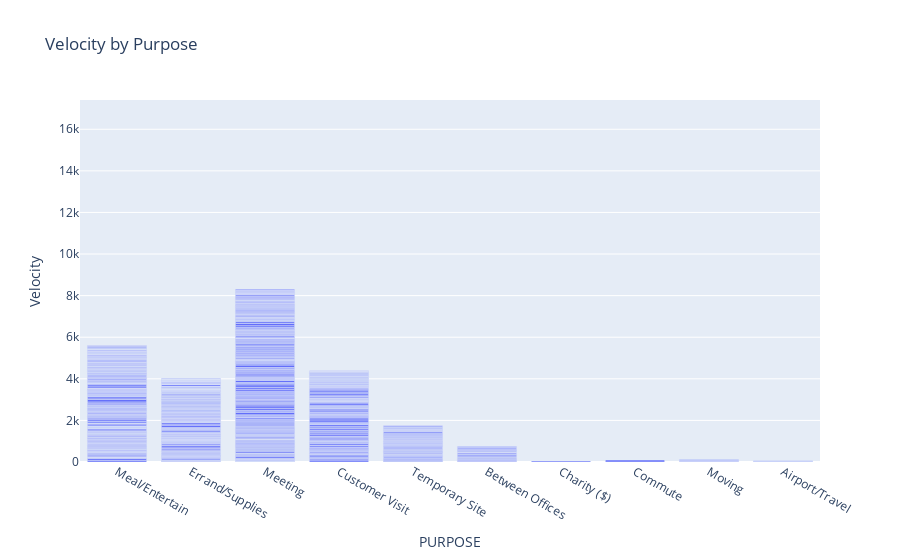

The notebook cell this image was saved under:
### Code cell
# plot the velocity
import plotly.express as px

# Create a bar plot
fig = px.bar(df, x='PURPOSE', y='Velocity', title='Velocity by Purpose')

# Show the plot
fig.show()

### Figure 1 — Plotly figure (JSON) as saved in the notebook; plotly's stock layout.template omitted (floating-point values rounded to 4 significant figures; data arrays with more than 128 entries replaced by an {"elided": "..."} marker saying what was removed)
{"data": [{"alignmentgroup": "True", "hovertemplate": "PURPOSE=%{x}<br>Velocity=%{y}<extra></extra>", "legendgroup": "", "marker": {"color": "#636efa", "pattern": {"shape": ""}}, "name": "", "offsetgroup": "", "orientation": "v", "showlegend": false, "textposition": "auto", "type": "bar", "x": {"elided": "1132 str values"}, "xaxis": "x", "y": {"elided": "1132 float values"}, "yaxis": "y"}], "layout": {"barmode": "relative", "legend": {"tracegroupgap": 0}, "title": {"text": "Velocity by Purpose"}, "xaxis": {"anchor": "y", "domain": [0, 1], "title": {"text": "PURPOSE"}}, "yaxis": {"anchor": "x", "domain": [0, 1], "title": {"text": "Velocity"}}}}
